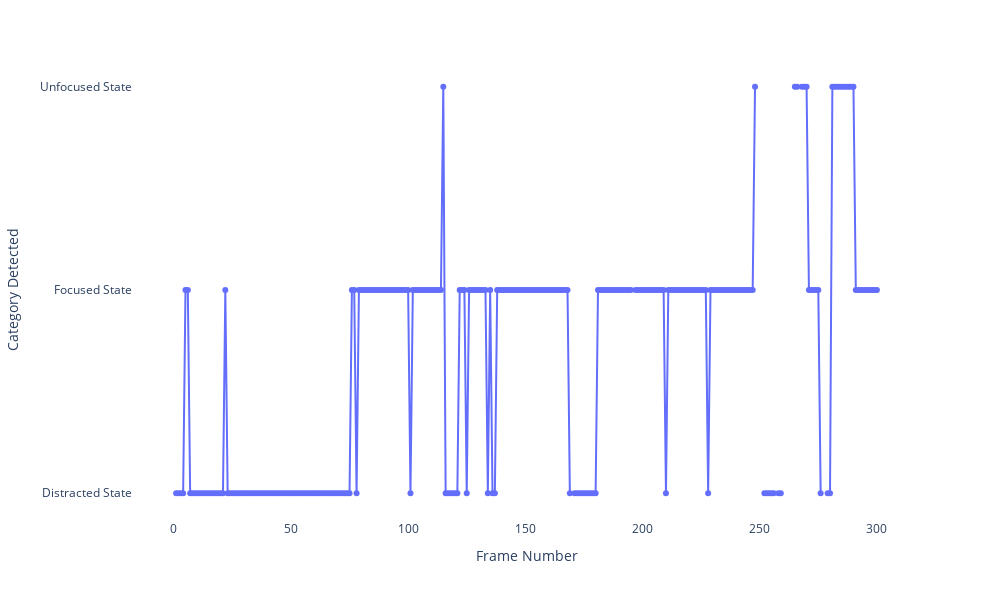

This figure's notebook cell:
### Code cell
# Create a line plot using Plotly
fig = px.line(df1, x='Frame Number', y='Category Detected', markers=True)

# Customize the plot layout
fig.update_layout(
    plot_bgcolor='white',  # Set the background color to white
    width=1000,  # Set the width of the plot
    height=600  # Set the height of the plot
)

# Show the line plot
fig.show()

fig.write_html("/Users/ihelshal/Kaggle/SDAIA/CogniClass/outputs/Results/foucsed/foucsed.html")

### Figure 1 — Plotly figure (JSON) as saved in the notebook; plotly's stock layout.template omitted (floating-point values rounded to 4 significant figures; data arrays with more than 128 entries replaced by an {"elided": "..."} marker saying what was removed)
{"data": [{"hovertemplate": "Frame Number=%{x}<br>Category Detected=%{y}<extra></extra>", "legendgroup": "", "line": {"color": "#636efa", "dash": "solid"}, "marker": {"symbol": "circle"}, "mode": "markers+lines", "name": "", "orientation": "h", "showlegend": false, "type": "scatter", "x": {"elided": "301 int values"}, "xaxis": "x", "y": {"elided": "301 str values"}, "yaxis": "y"}], "layout": {"height": 600, "legend": {"tracegroupgap": 0}, "margin": {"t": 60}, "plot_bgcolor": "white", "width": 1000, "xaxis": {"anchor": "y", "domain": [0, 1], "title": {"text": "Frame Number"}}, "yaxis": {"anchor": "x", "domain": [0, 1], "title": {"text": "Category Detected"}}}}
